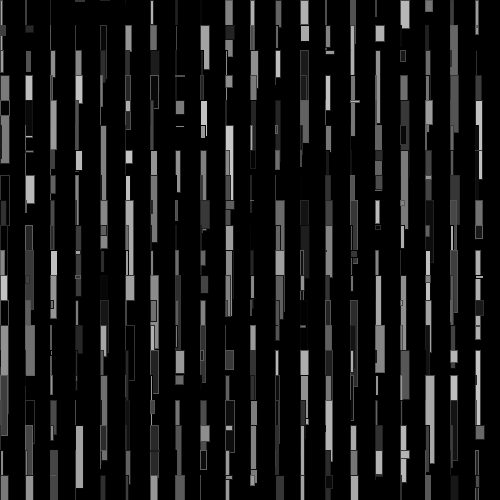
Frame 1 (no input)
Frame 60 (the mouse pressed at the canvas centre just before this capture): identical to frame 1, image omitted
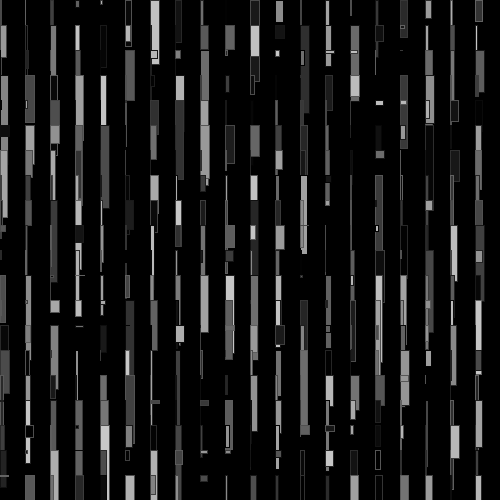
Frame 120 (the mouse held since frame 60 and released just before this capture)

The Processing sketch that drew these frames (run headless with seeded random() and noise(); from frame 60 on, the mouse is pressed at the canvas centre):

// Processing sketch: processing_28224
// ── processing_28224.pde

void setup () {
   size (500, 500);
   
  smooth();
}



void draw() {
  background (0);
  randomSeed (mouseX);
  
  // randomSeed(0); bedeutet der zufällige random wert ist immer der selbe
  
  //die schleifen wie folgt: (i ist bloß eine beliebige variable) for heißt "so lange"
  //heißt variable i ist 0 und soll solange sie kleienr ist als 100 zeichnet sie sich immer wieder
  
  // NUMMER 1   int count = 100;
  
   //NUMMER 1   for(int i = 0; i < count; i++ ) {
     
        // man könnte auch statt i++ schreiben: i=i+1
    // oder: int count = 30;
    //for(int i = 0; i < count; i++) {
    //ellipse(200,height/count*i,10,10); hierbei ist count "das ganze" an das es angepasst wird
    
      
    
    //ellipse (200+random(-100,100),i*20,50,50); //ein beispiel mit random wäre das sie sich pro auftauchen zufällig verschieben
    
   // NUMMER 1 ellipse (200,height/count*i,height/count,height/count); } }


int count = 20;

 for(int j = 0; j <count+1; j++ ) { //hier: count+1 um den gesammt bildbereich nach rechts und links zu füllen
 
 for(int i = 0; i <count+1; i++ ) {

   stroke (random (100));
   fill (random (200));
   rect (width/count*j,height/count*i,random (10),random (90));
  // rect (mouseX, mouseY, mouseX, random (90));
 }
 }
 
}
